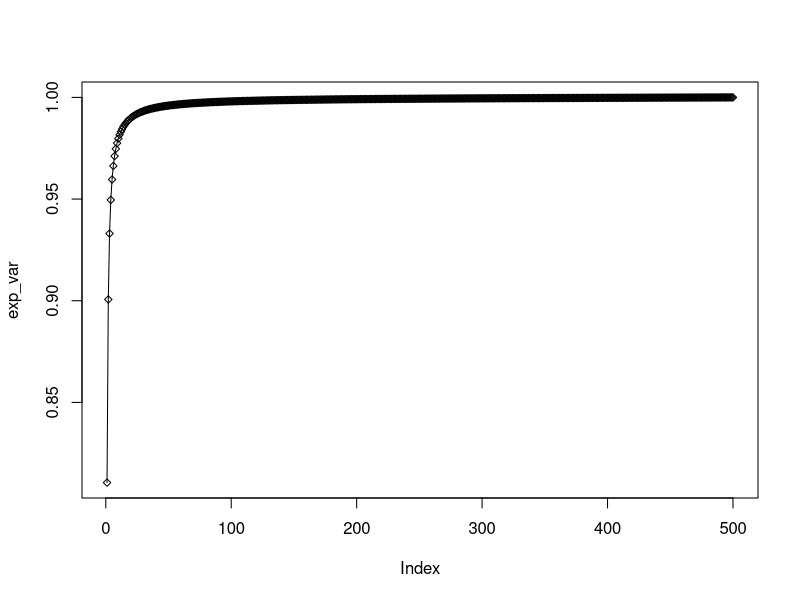
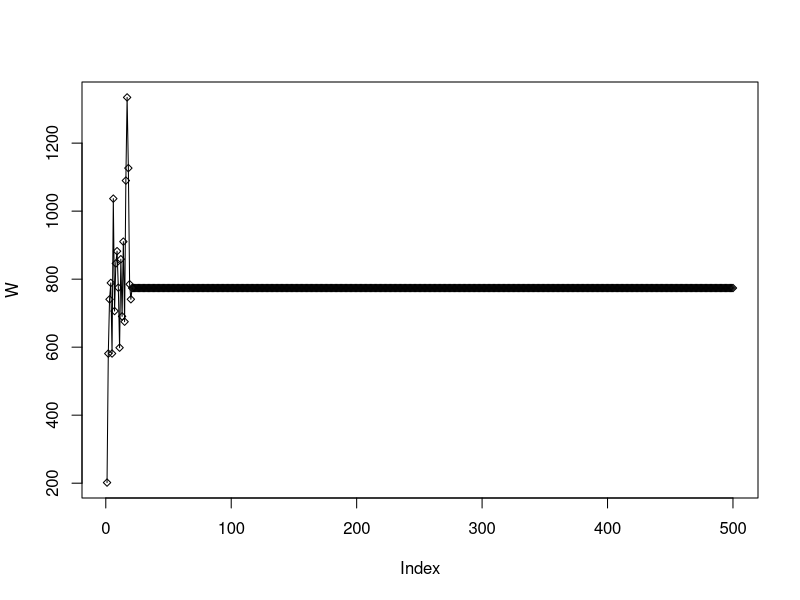

R code for these plots, in order:
# User-defined parameters
# set.seed(1)
num_indices = 500
mu = 1
sigma = 200
VAR_THRESHOLD = 0.99

# Covariance Matrix of Brownian Motion vector
C = matrix(data = NA, nrow=num_indices, ncol=num_indices, dimnames = list(c(1:num_indices), c(1:num_indices)))
for (i in 1:num_indices){
  for (j in 1:num_indices){
    C[i, j] = sigma^2*min(i, j)
  }
}

# Mean Vector of Brownian Motion Vector
mean_vector = mu * 1:num_indices

# Cholesky Decomposition of Covariance Matrix
# Remember that you're actually getting A'!
A_T = chol(C)
A = t(A_T)
A%*%t(A) # = C

# Now, get eigen-values of C.
# This will be used to calculate the percentage of variability explained
# by the first k eigvenvalues.
eig_C = eigen(C)
n = length(eig_C$values)

# The explained variability will be sum(first_k_elem) / sum(all_elem) * 100.
exp_var = rep(NA, n)
for (i in 1:n){
  exp_var[i] =  sum(eig_C$values[1:i]) / sum(eig_C$values)
}
rm(n)

plot(exp_var, pch=5, cex=0.7)
lines(exp_var)

# Given a user-specified threshold (between 0 and 1),
# we can select the number of first k eig-vals
# that we want to use to express the Brownian Motion.
k = which(exp_var >= VAR_THRESHOLD)[1]


"
Principal Components Construction.

To do this, of the first k columns of A, multiply
each ith column by a standard normal r.v.,
and sum.
"
tmp = rep(0, num_indices)
for (i in 1:k){
  tmp = tmp + A[ , i]*rnorm(1)
}
W = tmp
remove(tmp)

plot(W, pch=5, cex=0.7)
lines(W)

"
Findings:

So, you definitely can reduce the number of computations
you do with this method.

However, the problem with this is that if the
explained variability is not very high (like higher than 0.999),
the B.M. will completely flatten out after a certain time index to the end.

So how useful is this really?
"





